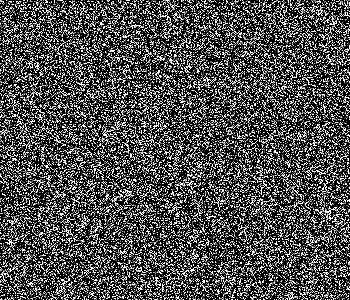
%> input picture matlab/programs/pic2.jpg, 350 x 300 px
$ octave pictureFile1.m   (GNU Octave 9; MATLAB toolbox functions it lacks are replaced by stand-ins)
%> lines starting %> are read from the running program, lines starting %| are printed output that depends on the picture
clear all;clc;
a=randn(300,350);
pic2=imread('pic2.jpg');%读取图像
%> pic2 is the input picture: size 300x350 uint8; min 0, max 255, mean 81.6
imwrite(a,'pic2.jpg','jpg');%写入图像
b=imread('pic1.jpg');%读取图像
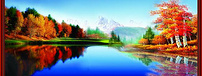
%> input picture matlab/programs/pic1.jpg, 202 x 76 px
%> b is the input picture: size 76x202x3 uint8; mean R, G, B 122, 120.9, 124.4
imwrite(b,'pic1_tif.tif','tif');%写入图像
figure;
subplot(221);
imshow(a);%绘图
subplot(222);
imshow(b);%绘图
subplot(223);
image(pic2);%绘图
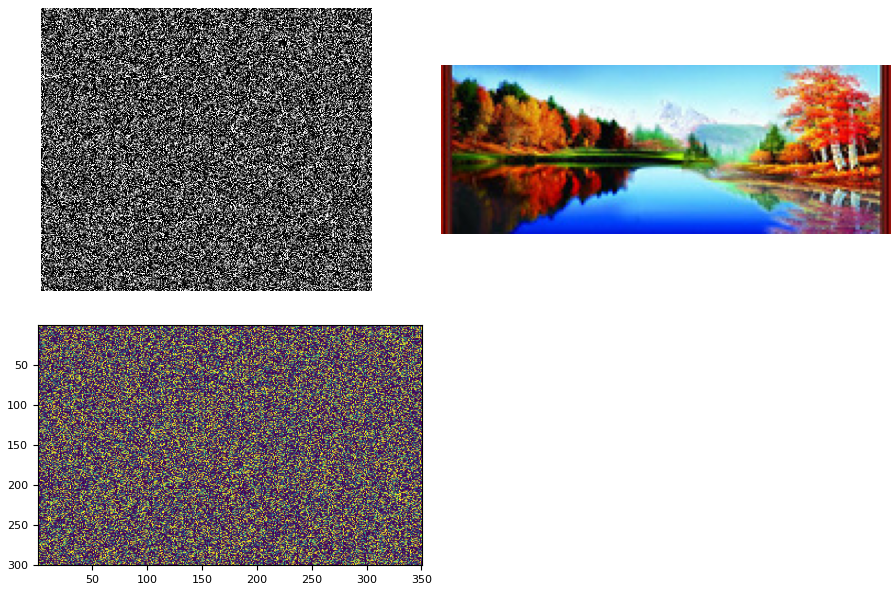
%> figure redrawn from the program's plot data, 3 panels
